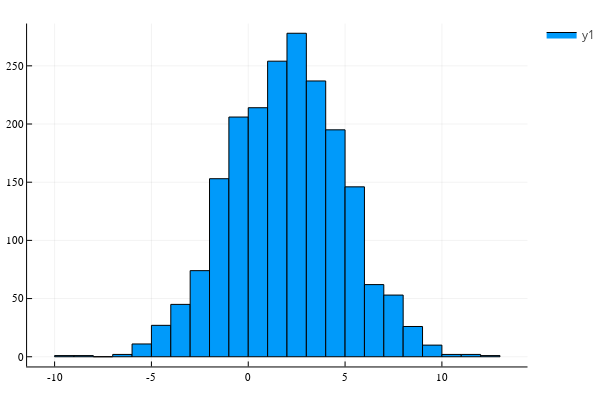

The notebook cell saved with this chart:
### Code cell
histogram(rand(gaussian,2000), nbinsx = 35)

### Figure 1 — Plotly figure (JSON) as saved in the notebook; plotly's stock layout.template omitted (floating-point values rounded to 4 significant figures)
{"data": [{"fill": "tozeroy", "fillcolor": "rgba(0, 154, 250, 1.000)", "legendgroup": "y1", "line": {"color": "rgba(0, 0, 0, 1.000)", "dash": "solid", "width": 1}, "mode": "lines", "name": "y1", "nbinsx": 35, "showlegend": true, "type": "scatter", "x": [-10, -10, -9, -9, -10, -10], "xaxis": "x1", "y": [1, 0, 0, 1, 1, 1], "yaxis": "y1"}, {"fill": "tozeroy", "fillcolor": "rgba(0, 154, 250, 1.000)", "legendgroup": "y1", "line": {"color": "rgba(0, 0, 0, 1.000)", "dash": "solid", "width": 1}, "mode": "lines", "name": "y1", "nbinsx": 35, "showlegend": false, "type": "scatter", "x": [-9, -9, -8, -8, -9, -9], "xaxis": "x1", "y": [1, 0, 0, 1, 1, 1], "yaxis": "y1"}, {"fill": "tozeroy", "fillcolor": "rgba(0, 154, 250, 1.000)", "legendgroup": "y1", "line": {"color": "rgba(0, 0, 0, 1.000)", "dash": "solid", "width": 1}, "mode": "lines", "name": "y1", "nbinsx": 35, "showlegend": false, "type": "scatter", "x": [-8, -8, -7, -7, -8, -8], "xaxis": "x1", "y": [0, 0, 0, 0, 0, 0], "yaxis": "y1"}, {"fill": "tozeroy", "fillcolor": "rgba(0, 154, 250, 1.000)", "legendgroup": "y1", "line": {"color": "rgba(0, 0, 0, 1.000)", "dash": "solid", "width": 1}, "mode": "lines", "name": "y1", "nbinsx": 35, "showlegend": false, "type": "scatter", "x": [-7, -7, -6, -6, -7, -7], "xaxis": "x1", "y": [2, 0, 0, 2, 2, 2], "yaxis": "y1"}, {"fill": "tozeroy", "fillcolor": "rgba(0, 154, 250, 1.000)", "legendgroup": "y1", "line": {"color": "rgba(0, 0, 0, 1.000)", "dash": "solid", "width": 1}, "mode": "lines", "name": "y1", "nbinsx": 35, "showlegend": false, "type": "scatter", "x": [-6, -6, -5, -5, -6, -6], "xaxis": "x1", "y": [11, 0, 0, 11, 11, 11], "yaxis": "y1"}, {"fill": "tozeroy", "fillcolor": "rgba(0, 154, 250, 1.000)", "legendgroup": "y1", "line": {"color": "rgba(0, 0, 0, 1.000)", "dash": "solid", "width": 1}, "mode": "lines", "name": "y1", "nbinsx": 35, "showlegend": false, "type": "scatter", "x": [-5, -5, -4, -4, -5, -5], "xaxis": "x1", "y": [27, 0, 0, 27, 27, 27], "yaxis": "y1"}, {"fill": "tozeroy", "fillcolor": "rgba(0, 154, 250, 1.000)", "legendgroup": "y1", "line": {"color": "rgba(0, 0, 0, 1.000)", "dash": "solid", "width": 1}, "mode": "lines", "name": "y1", "nbinsx": 35, "showlegend": false, "type": "scatter", "x": [-4, -4, -3, -3, -4, -4], "xaxis": "x1", "y": [45, 0, 0, 45, 45, 45], "yaxis": "y1"}, {"fill": "tozeroy", "fillcolor": "rgba(0, 154, 250, 1.000)", "legendgroup": "y1", "line": {"color": "rgba(0, 0, 0, 1.000)", "dash": "solid", "width": 1}, "mode": "lines", "name": "y1", "nbinsx": 35, "showlegend": false, "type": "scatter", "x": [-3, -3, -2, -2, -3, -3], "xaxis": "x1", "y": [74, 0, 0, 74, 74, 74], "yaxis": "y1"}, {"fill": "tozeroy", "fillcolor": "rgba(0, 154, 250, 1.000)", "legendgroup": "y1", "line": {"color": "rgba(0, 0, 0, 1.000)", "dash": "solid", "width": 1}, "mode": "lines", "name": "y1", "nbinsx": 35, "showlegend": false, "type": "scatter", "x": [-2, -2, -1, -1, -2, -2], "xaxis": "x1", "y": [153, 0, 0, 153, 153, 153], "yaxis": "y1"}, {"fill": "tozeroy", "fillcolor": "rgba(0, 154, 250, 1.000)", "legendgroup": "y1", "line": {"color": "rgba(0, 0, 0, 1.000)", "dash": "solid", "width": 1}, "mode": "lines", "name": "y1", "nbinsx": 35, "showlegend": false, "type": "scatter", "x": [-1, -1, 0, 0, -1, -1], "xaxis": "x1", "y": [206, 0, 0, 206, 206, 206], "yaxis": "y1"}, {"fill": "tozeroy", "fillcolor": "rgba(0, 154, 250, 1.000)", "legendgroup": "y1", "line": {"color": "rgba(0, 0, 0, 1.000)", "dash": "solid", "width": 1}, "mode": "lines", "name": "y1", "nbinsx": 35, "showlegend": false, "type": "scatter", "x": [0, 0, 1, 1, 0, 0], "xaxis": "x1", "y": [214, 0, 0, 214, 214, 214], "yaxis": "y1"}, {"fill": "tozeroy", "fillcolor": "rgba(0, 154, 250, 1.000)", "legendgroup": "y1", "line": {"color": "rgba(0, 0, 0, 1.000)", "dash": "solid", "width": 1}, "mode": "lines", "name": "y1", "nbinsx": 35, "showlegend": false, "type": "scatter", "x": [1, 1, 2, 2, 1, 1], "xaxis": "x1", "y": [254, 0, 0, 254, 254, 254], "yaxis": "y1"}, {"fill": "tozeroy", "fillcolor": "rgba(0, 154, 250, 1.000)", "legendgroup": "y1", "line": {"color": "rgba(0, 0, 0, 1.000)", "dash": "solid", "width": 1}, "mode": "lines", "name": "y1", "nbinsx": 35, "showlegend": false, "type": "scatter", "x": [2, 2, 3, 3, 2, 2], "xaxis": "x1", "y": [278, 0, 0, 278, 278, 278], "yaxis": "y1"}, {"fill": "tozeroy", "fillcolor": "rgba(0, 154, 250, 1.000)", "legendgroup": "y1", "line": {"color": "rgba(0, 0, 0, 1.000)", "dash": "solid", "width": 1}, "mode": "lines", "name": "y1", "nbinsx": 35, "showlegend": false, "type": "scatter", "x": [3, 3, 4, 4, 3, 3], "xaxis": "x1", "y": [237, 0, 0, 237, 237, 237], "yaxis": "y1"}, {"fill": "tozeroy", "fillcolor": "rgba(0, 154, 250, 1.000)", "legendgroup": "y1", "line": {"color": "rgba(0, 0, 0, 1.000)", "dash": "solid", "width": 1}, "mode": "lines", "name": "y1", "nbinsx": 35, "showlegend": false, "type": "scatter", "x": [4, 4, 5, 5, 4, 4], "xaxis": "x1", "y": [195, 0, 0, 195, 195, 195], "yaxis": "y1"}, {"fill": "tozeroy", "fillcolor": "rgba(0, 154, 250, 1.000)", "legendgroup": "y1", "line": {"color": "rgba(0, 0, 0, 1.000)", "dash": "solid", "width": 1}, "mode": "lines", "name": "y1", "nbinsx": 35, "showlegend": false, "type": "scatter", "x": [5, 5, 6, 6, 5, 5], "xaxis": "x1", "y": [146, 0, 0, 146, 146, 146], "yaxis": "y1"}, {"fill": "tozeroy", "fillcolor": "rgba(0, 154, 250, 1.000)", "legendgroup": "y1", "line": {"color": "rgba(0, 0, 0, 1.000)", "dash": "solid", "width": 1}, "mode": "lines", "name": "y1", "nbinsx": 35, "showlegend": false, "type": "scatter", "x": [6, 6, 7, 7, 6, 6], "xaxis": "x1", "y": [62, 0, 0, 62, 62, 62], "yaxis": "y1"}, {"fill": "tozeroy", "fillcolor": "rgba(0, 154, 250, 1.000)", "legendgroup": "y1", "line": {"color": "rgba(0, 0, 0, 1.000)", "dash": "solid", "width": 1}, "mode": "lines", "name": "y1", "nbinsx": 35, "showlegend": false, "type": "scatter", "x": [7, 7, 8, 8, 7, 7], "xaxis": "x1", "y": [53, 0, 0, 53, 53, 53], "yaxis": "y1"}, {"fill": "tozeroy", "fillcolor": "rgba(0, 154, 250, 1.000)", "legendgroup": "y1", "line": {"color": "rgba(0, 0, 0, 1.000)", "dash": "solid", "width": 1}, "mode": "lines", "name": "y1", "nbinsx": 35, "showlegend": false, "type": "scatter", "x": [8, 8, 9, 9, 8, 8], "xaxis": "x1", "y": [26, 0, 0, 26, 26, 26], "yaxis": "y1"}, {"fill": "tozeroy", "fillcolor": "rgba(0, 154, 250, 1.000)", "legendgroup": "y1", "line": {"color": "rgba(0, 0, 0, 1.000)", "dash": "solid", "width": 1}, "mode": "lines", "name": "y1", "nbinsx": 35, "showlegend": false, "type": "scatter", "x": [9, 9, 10, 10, 9, 9], "xaxis": "x1", "y": [10, 0, 0, 10, 10, 10], "yaxis": "y1"}, {"fill": "tozeroy", "fillcolor": "rgba(0, 154, 250, 1.000)", "legendgroup": "y1", "line": {"color": "rgba(0, 0, 0, 1.000)", "dash": "solid", "width": 1}, "mode": "lines", "name": "y1", "nbinsx": 35, "showlegend": false, "type": "scatter", "x": [10, 10, 11, 11, 10, 10], "xaxis": "x1", "y": [2, 0, 0, 2, 2, 2], "yaxis": "y1"}, {"fill": "tozeroy", "fillcolor": "rgba(0, 154, 250, 1.000)", "legendgroup": "y1", "line": {"color": "rgba(0, 0, 0, 1.000)", "dash": "solid", "width": 1}, "mode": "lines", "name": "y1", "nbinsx": 35, "showlegend": false, "type": "scatter", "x": [11, 11, 12, 12, 11, 11], "xaxis": "x1", "y": [2, 0, 0, 2, 2, 2], "yaxis": "y1"}, {"fill": "tozeroy", "fillcolor": "rgba(0, 154, 250, 1.000)", "legendgroup": "y1", "line": {"color": "rgba(0, 0, 0, 1.000)", "dash": "solid", "width": 1}, "mode": "lines", "name": "y1", "nbinsx": 35, "showlegend": false, "type": "scatter", "x": [12, 12, 13, 13, 12, 12], "xaxis": "x1", "y": [1, 0, 0, 1, 1, 1], "yaxis": "y1"}, {"colorbar": {"title": ""}, "legendgroup": "y1", "marker": {"color": "rgba(0, 154, 250, 0.000)", "line": {"color": "rgba(0, 0, 0, 0.000)", "width": 1}, "size": 0, "symbol": "circle"}, "mode": "markers", "name": "y1", "nbinsx": 35, "showlegend": false, "type": "scatter", "x": [-9.5, -8.5, -7.5, -6.5, -5.5, -4.5, -3.5, -2.5, -1.5, -0.5, 0.5, 1.5, 2.5, 3.5, 4.5, 5.5, 6.5, 7.5, 8.5, 9.5, 10.5, 11.5, 12.5], "xaxis": "x", "y": [1, 1, 0, 2, 11, 27, 45, 74, 153, 206, 214, 254, 278, 237, 195, 146, 62, 53, 26, 10, 2, 2, 1], "yaxis": "y", "zmax": null, "zmin": null}], "layout": {"annotations": [], "height": 400, "legend_position": {"bgcolor": "rgba(255, 255, 255, 1.000)", "bordercolor": "rgba(0, 0, 0, 1.000)", "borderwidth": 1, "font": {"color": "rgba(0, 0, 0, 1.000)", "family": "sans-serif", "size": 11}, "title": {"font": {"color": "rgba(0, 0, 0, 1.000)", "family": "sans-serif", "size": 15}, "text": ""}, "tracegroupgap": 0, "traceorder": "normal", "x": 1, "xanchor": "auto", "y": 1, "yanchor": "auto"}, "margin": {"b": 20, "l": 0, "r": 0, "t": 20}, "paper_bgcolor": "rgba(255, 255, 255, 1.000)", "plot_bgcolor": "rgba(255, 255, 255, 1.000)", "showlegend": true, "width": 600, "xaxis": {"anchor": "y", "domain": [0.05101, 0.9934], "gridcolor": "rgba(0, 0, 0, 0.100)", "gridwidth": 0.5, "linecolor": "rgba(0, 0, 0, 1.000)", "mirror": false, "range": [-11.42, 14.42], "showgrid": true, "showline": true, "showticklabels": true, "tickangle": 0, "tickcolor": "rgb(0, 0, 0)", "tickfont": {"color": "rgba(0, 0, 0, 1.000)", "family": "sans-serif", "size": 11}, "tickmode": "array", "ticks": "inside", "ticktext": ["-10", "-5", "0", "5", "10"], "tickvals": [-10, -5, 0, 5, 10], "title": "", "titlefont": {"color": "rgba(0, 0, 0, 1.000)", "family": "sans-serif", "size": 15}, "type": "-", "visible": true, "zeroline": false, "zerolinecolor": "rgba(0, 0, 0, 1.000)"}, "yaxis": {"anchor": "x", "domain": [0.03762, 0.9902], "gridcolor": "rgba(0, 0, 0, 0.100)", "gridwidth": 0.5, "linecolor": "rgba(0, 0, 0, 1.000)", "mirror": false, "range": [-8.34, 286.3], "showgrid": true, "showline": true, "showticklabels": true, "tickangle": 0, "tickcolor": "rgb(0, 0, 0)", "tickfont": {"color": "rgba(0, 0, 0, 1.000)", "family": "sans-serif", "size": 11}, "tickmode": "array", "ticks": "inside", "ticktext": ["0", "50", "100", "150", "200", "250"], "tickvals": [0, 50, 100, 150, 200, 250], "title": "", "titlefont": {"color": "rgba(0, 0, 0, 1.000)", "family": "sans-serif", "size": 15}, "type": "-", "visible": true, "zeroline": false, "zerolinecolor": "rgba(0, 0, 0, 1.000)"}}}
